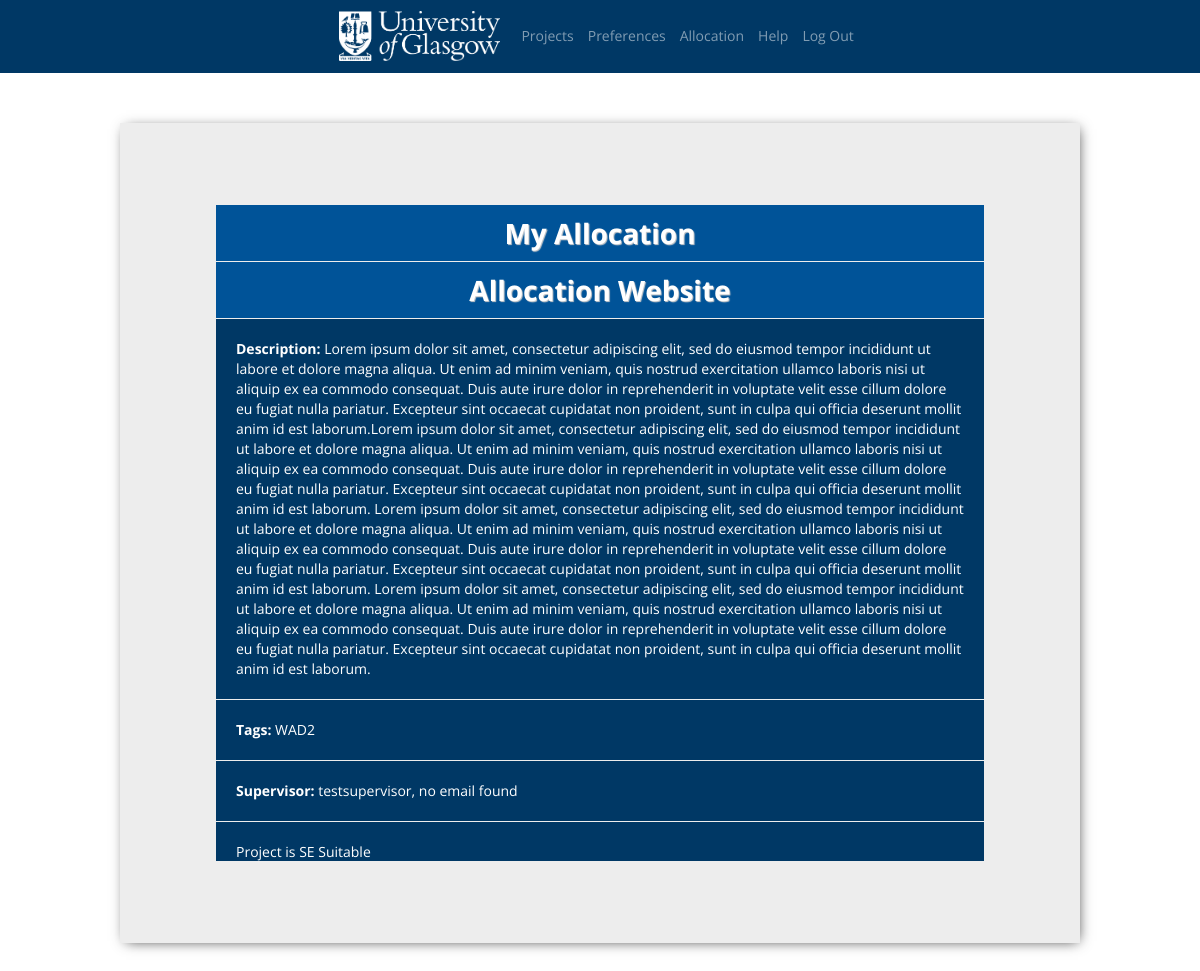
Screenshot of /allocation/ (signed in) with the database file from the repository.
### AllocationWebApp/models.py (models this page shows, shortened)
class Project(models.Model):
    instance = models.ForeignKey(Instance, on_delete=models.PROTECT)
    supervisor = models.ForeignKey(UserProfile, on_delete=models.PROTECT)
    title = models.CharField(max_length=128, unique=False)
    description = models.TextField()
    tags = models.TextField()
    seSuitable = models.BooleanField(default=True)
    favourite = models.ManyToManyField(User, related_name='favourite', blank=True)
    created_by = supervisor.name
    class Meta:
        ordering = ['title']

class UserProfile(models.Model):
    instance = models.ForeignKey(Instance, on_delete=models.PROTECT)
    user = models.OneToOneField(User, on_delete=models.CASCADE, unique=True)
    user_types = (('Student','Student'), ('Supervisor', 'Supervisor'), ('Admin', 'Admin'), ('Superadmin', 'Superadmin'))
    user_type = models.CharField(max_length=10, choices=user_types, default='Student')
    def __str__(self):
        return str(self.user)

### AllocationWebApp/views.py (the view)
# urls.py: path('allocation/', views.student_allocation, name='student-allocation'),
def student_allocation(request):
    current_user = request.user
    user_profile = UserProfile.objects.get(user=current_user)
    if (Allocation.objects.filter(student = user_profile)):
        allocation_object = Allocation.objects.get(student = user_profile)
        context = {
            'project': allocation_object.project,
            'supervisor': allocation_object.project.supervisor
        }
    else:
        return render(request, 'AllocationWebApp/student_no_allocation.html')
    return render(request, 'AllocationWebApp/student_allocation.html', context)

### AllocationWebApp/context_processors.py (called while the page is built)
def dictionary(request):
    if(request.user.id):
        user = get_object_or_404(User, username=request.user.username)
        user_profile = get_object_or_404(UserProfile, user=user)
        user_type = user_profile.user_type
        user_instance = user_profile.instance
        instance_stage = user_instance.stage
        return {'user_type': user_type, 'instance_stage': instance_stage}
    return {}

### templates/AllocationWebApp/student_allocation.html (shortened to what this page needs)
{% extends 'AllocationWebApp/layouts/base.html' %}
{% block content %}
    <div class="header-bar-border-bottom" style="background-color:rgb(0,83,152)">
        <h1>My Allocation</h1>
    </div>
    <div class="header-bar" style="background-color:rgb(0,83,152)">
        <h1>{{ project.title }}</h1>
    </div>
    <div class="project-list-wrapper">
        <div class="project-wrapper">
            <div class="project-display-bb">
                <p><b>Description:</b> {{ project.description }}</p>
            </div>
        </div>
        <div class="project-wrapper">
            <div class="project-display-bb">
                <p><b>Tags:</b> {{ project.tags }}</p>
            </div>
        </div>
        <div class="project-wrapper">
            <div class="project-display-bb">
                <p><b>Supervisor:</b> {{ project.supervisor }}, {% if project.supervisor.email %} {{ project.supervisor.email }} {% else %} no email found {% endif %}</p>
            </div>
        </div>
        {% if project.seSuitable == True %}
        <div class="project-wrapper">
            <div class="project-display-bb">
                <p>Project is SE Suitable</p>
            </div>
        </div>
        {% else %}
        <div class="project-wrapper">
            <div class="project-display-bb">
                <p>Project is not SE Suitable</p>
            </div>
        </div>
        {% endif %}
    </div>
{% endblock content %}

### static/css/main.css (style rules this page uses)
html { height:100% }
body { background-color: white; font-family: 'Open Sans', sans-serif; height: 70%; color: white; }
h1,h2,h3 { font-family: 'Open Sans', sans-serif; text-shadow: 1px 1px 1px #ccc; }
a, p { color: white; }
.header-bar { display: flex; justify-content: center; position: relative; padding: 10px; }
.header-bar-border-bottom { display: flex; justify-content: center; position: relative; padding: 10px; border-bottom: 1px solid rgb(237,237,237); }
.project-wrapper { display: flex; align-items: center; justify-content: space-between; padding: 20px; border-top: 1px solid rgb(237,237,237); }
.project-list-wrapper { height: 75%; }
::placeholder { font-weight: 300; opacity: 0.9; }

### rows the page displays
Project: title "Allocation Website", description "Lorem ipsum dolor sit amet, consectetur adipiscing elit, sed do eiusmod tempor incididunt ut labore et dolore magna aliqua. Ut enim ad minim veniam, quis nostrud exercitation ullamco laboris nisi ut aliquip ex ea commodo consequat. Duis aute irure dolor in reprehenderit in voluptate velit esse cillum dolore eu fugiat nulla pariatur. Excepteur sint occaecat cupidatat non proident, sunt in culpa qui officia deserunt mollit anim id est laborum.Lorem ipsum dolor sit amet, consectetur adipiscing elit, sed do eiusmod tempor incididunt ut labore et dolore magna aliqua. Ut enim ad minim veniam, quis nostrud exercitation ullamco laboris nisi ut aliquip ex ea commodo consequat. Duis aute irure dolor…", tags "WAD2", supervisor "testsupervisor"
